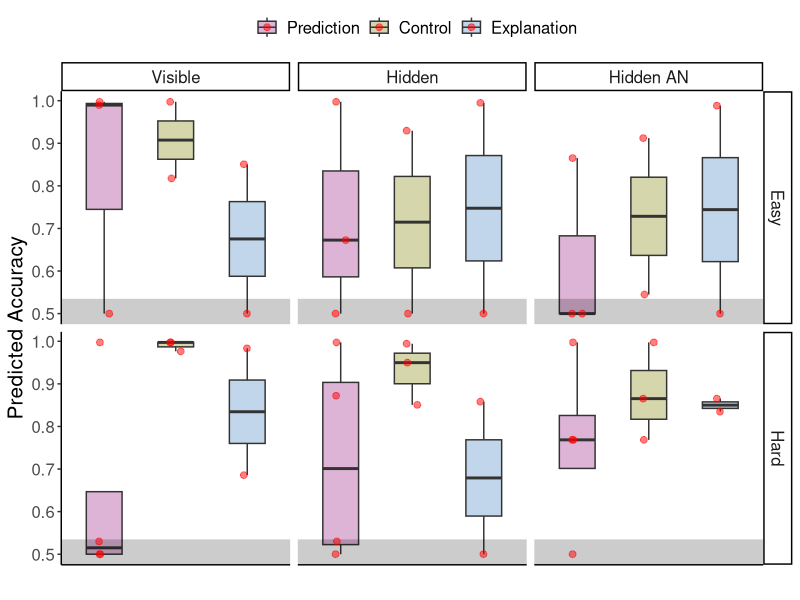
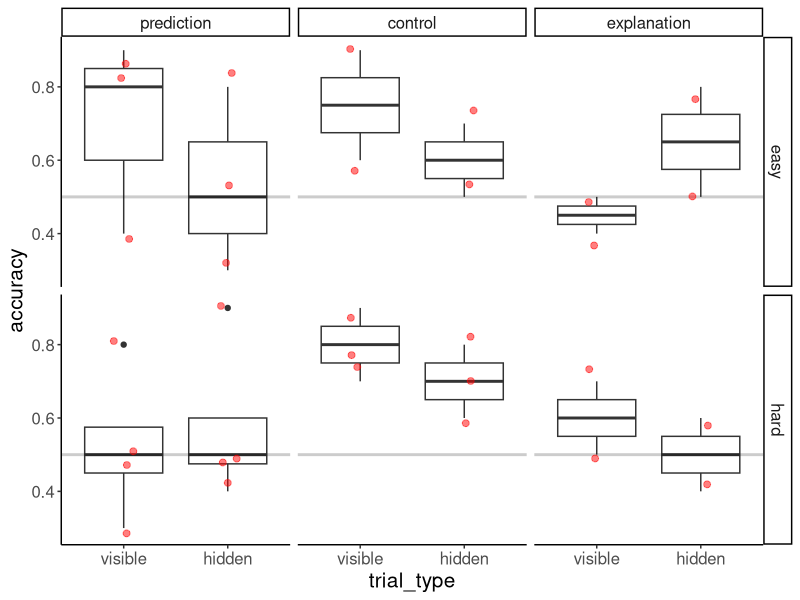
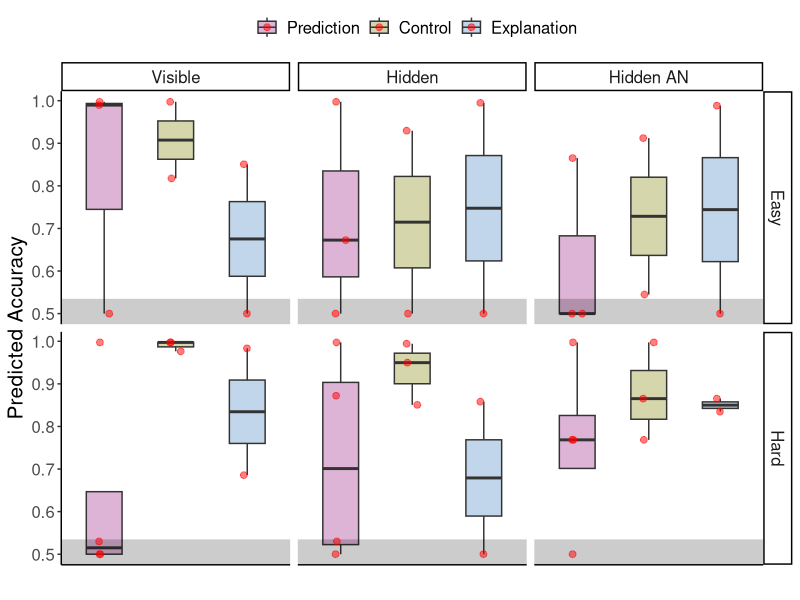

R code for these plots, in order:
## ---- chunk 1
library(tidyverse)
## ---- chunk 2
ts <- read.csv("../data_preprocessed/2023-02-17_trials_an-exp2_n-24.csv")
times <- ts %>% group_by(participant_id, phase) %>% summarise(sum = sum(response_time_tooQuick, na.rm = T))
to_exclude <- times %>% filter(sum > 4) %>% pull(participant_id) 
## ---- chunk 3
ss_betas <-  read.csv("../data_preprocessed/betas_predicted_accuracy.csv") %>% mutate(across(participant_id:condition, as.factor)) %>% 
  mutate(task = fct_recode(task,  "Prediction" = "prediction", "Control" = 'control', "Explanation" = "explanation"), 
         task = fct_relevel(task,  c("Prediction","Control","Explanation"))) %>% filter(!(participant_id %in% to_exclude))

ss_betas_fsm <- ss_betas %>% filter(condition %in% c("visible_fsm", "hidden_fsm", "hidden_an_fsm")) 

ss_betas_mm <- ss_betas %>% filter(condition %in% c("visible_mm", "hidden_mm", "hidden_an_mm"))
ss_betas_mm <- ss_betas_mm %>% 
  mutate(condition = fct_relevel(condition, c("visible_mm", "hidden_mm", "hidden_an_mm")), 
         condition = fct_recode(condition, "Visible" = "visible_mm", "Hidden" = "hidden_mm", "Hidden AN" = "hidden_an_mm"))

ss_betas_fsm <- ss_betas_fsm %>% 
  mutate(condition = fct_relevel(condition, c("visible_fsm", "hidden_fsm", "hidden_an_fsm")), 
         condition = fct_recode(condition, "Visible" = "visible_fsm", "Hidden" = "hidden_fsm", "Hidden AN" = "hidden_an_fsm"))
## ---- chunk 4
plot1 <- ggplot(ss_betas_mm, aes(task, p_correct_r3, fill = task)) +
  geom_boxplot(
    width = 0.5,
    # removing outliers
    outlier.color = NA,
    alpha = 0.4, 
    position = position_dodge(width=0.8)
  )   +  # Themes and Labels
  labs(fill = "",
    y = "Predicted Accuracy", 
    x = ""
  )  + 
  geom_hline(yintercept = 0.5, color = "black", size = 10, alpha = 0.2)+
  geom_point(position = position_jitterdodge(dodge.width = 0.8, jitter.width = 0.4), size = 2, alpha = 0.5, color = "red")+ 
  scale_fill_manual(values = c("Prediction" = "#AA4499","Control" = "#999933", "Explanation" = "#6699CC")) + 
  facet_grid(fsm~condition, labeller = labeller(fsm = c(easy = "Easy", hard = "Hard")))  + theme_classic()+  theme(legend.position = "top", strip.text.x = element_text(size = 12), axis.text = element_text(size = 12), text = element_text(size = 15), axis.text.x=element_blank(),axis.ticks.x=element_blank())
plot1
ggsave(filename = "fig-accuracy-mm.png", plot = plot1, path = '../outputs/', device = "png")
## ---- chunk 5
df_acc <- ts %>% group_by(participant_id, fsm_type, test_condition, trial_type) %>% filter(phase == "test" & !(participant_id %in% to_exclude)) %>% summarise(accuracy = mean(response_correct, na.rm = T))
df_acc$test_condition <- factor(df_acc$test_condition, levels = c("prediction", "control", "explanation"))
df_acc$trial_type <- factor(df_acc$trial_type, levels = c("visible", "hidden"))
ggplot(df_acc, aes(trial_type, accuracy)) +
    geom_boxplot(fun.data = mean_cl_boot) + 
  geom_hline(yintercept = 0.5, color = "black", size = 1, alpha = 0.2)+ 
  geom_point(position = position_jitter(0.1), size = 2, alpha = 0.5, color = "red")+ 
  facet_grid(fsm_type~test_condition, labeller = labeller(fsm = c(easy = "Easy", hard = "Hard")))  + theme_classic()+  theme(legend.position = "top", strip.text.x = element_text(size = 12), axis.text = element_text(size = 12), text = element_text(size = 15))
